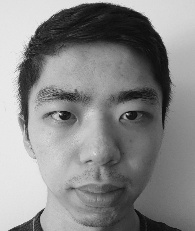
#> input picture Computer Vision/Assignment-1/Task-2/f4.jpg, 195 x 231 px
$ python hough_circle.py
#> lines starting #> are read from the running program, lines starting #| are printed output that depends on the picture; after the words box and inside, x2 and y2 are one past the last pixel; in counts of white or black regions, pixels touching at a corner belong together
import numpy as np
import cv2
import math
from matplotlib import pyplot as plt

def hough_circle(img, threshold=100):
    # Initialize the accumulator
    row, col = img.shape
    thetas = np.deg2rad(np.arange(360))
    width = min(row, col)
    rad = np.arange(5, 6)
    acc = np.zeros((row, col, len(rad)), dtype=int)
    # Cache reusable data
    cos_t = np.cos(thetas)
    sin_t = np.sin(thetas)
    # Extract edge points
    row_idx, col_idx = np.nonzero(img)
    for r in range(len(rad)):
        print('Detecting circles of radius {}'.format(rad[r]))
        for i in range(len(row_idx)):
            x = col_idx[i]
            y = row_idx[i]
            for t in range(len(thetas)):
                a = int(y - rad[r] * sin_t[t])
                b = int(x - rad[r] * cos_t[t])
                if a >= 0 and a < row and b >= 0 and b < col:
                    acc[a, b, r] += 1
    indices = np.argwhere(acc > threshold)
    print(indices.shape)
    print(indices)
    return acc, indices, rad

def draw(img, acc, indices, rad, threshold=200):
    # Sort the accumulator by its indices
    idx = np.argsort(-acc, axis=None)
    gray = cv2.cvtColor(img, cv2.COLOR_RGB2GRAY)
    row = img.shape[0]
    col = img.shape[1]
    rds = len(rad)
    # The grid size of the 3d array in order to find index
    grid = rds * col
    circles = list()
    # Iterate through all elements
    for i in idx:
        # Find the original indices
        cur = np.zeros(3, dtype=int)
        cur[0] = int(i // grid)
        cur[1] = int((i % grid) // rds)
        cur[2] = int((i % grid) % rds)
        # Compared with the threshold, if the accumulator is
        # less than the threshold, then stop because the array is sorted
        # all the elements after are less than threshold
        if acc[cur[0], cur[1], cur[2]] < threshold:
            break
        if len(circles) == 0:
            circles.append(cur)
        else:
            # Iterate through the results, if there is one result that are close
            # to an existing result, ignore it. If there isn't one, append to results.
            for c, cidx in enumerate(circles):
                if np.linalg.norm(cidx - cur) < 20:
                    break
                if c == len(circles) - 1:
                    circles.append(cur)
    # Draw all the results in the image
    for ro, co, rd in circles:
        print(acc[ro, co, rd])
        radius = int(rad[rd])
        cv2.circle(img, (co, ro), radius, (0, 0, 255), 2)


img = cv2.imread('f4.jpg', 0)
#> img is the input picture: shape (231, 195); min 8, max 240, mean 135.8
line_img = cv2.cvtColor(img, cv2.COLOR_GRAY2RGB)
gauss = cv2.GaussianBlur(img, (5, 5), 1)
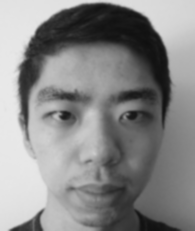
#> gauss: shape (231, 195); min 15, max 233, mean 135.8
edge_img = cv2.Canny(gauss, 50, 150, None, 3)
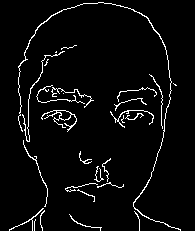
#> edge_img: shape (231, 195); 4.2% white in thin lines or dots, all inside (x1, y1, x2, y2) = (9, 2, 181, 231)
acc, idx, rad = hough_circle(edge_img)
#> in hough_circle, `row_idx, col_idx = np.nonzero(img)`: row_idx = 1887 values from 2 to 230; col_idx = 1887 values, max 180 at index 1879, min 9 at index 1869, mean 88.61
#> after the loop in hough_circle, `for r in range(len(rad)):`:
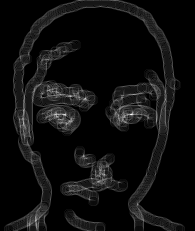
#> acc: shape (231, 195, 1) int64; min 0, max 256, mean 14.9; drawn with min black and max white
#> in hough_circle, `indices = np.argwhere(acc > threshold)`: indices = 560 rows, first 8: [0, 79, 0], [0, 114, 0], [0, 115, 0], [6, 100, 0], [49, 56, 0], [50, 55, 0], [51, 64, 0], [54, 28, 0]
#| (560, 3)
#> (printed output is left out)
#> idx has the same summary as indices in hough_circle; rad = [5]
draw(line_img, acc, idx, rad)
#> in draw, `rds = len(rad)`: rds = 1
#> in draw, `grid = rds * col`: grid = 195
#> the loop in draw, `for i in idx:` made 8 passes
#> i on passes 1 to 8: 22361, 22360, 22294, 22362, 22295, 22293, 22285, 19195
#> after the loop in draw, `for i in idx:`: circles = [[114, 131, 0], [114, 64, 0]]
#> the loop in draw, `for ro, co, rd in circles:` made 2 passes
#> (ro, co, rd, radius) on passes 1 to 2: (114, 131, 0, 5), (114, 64, 0, 5)
#| 256
#| 221
#> after the loop in draw, `for ro, co, rd in circles:`:
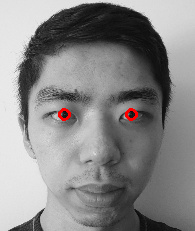
#> img: shape (231, 195, 3); 0.4% of pixels changed, all inside (x1, y1, x2, y2) = (58, 108, 138, 121)
cv2.imwrite('circle-detected-face6.jpg', line_img)
plt.imshow(line_img)
plt.show()
